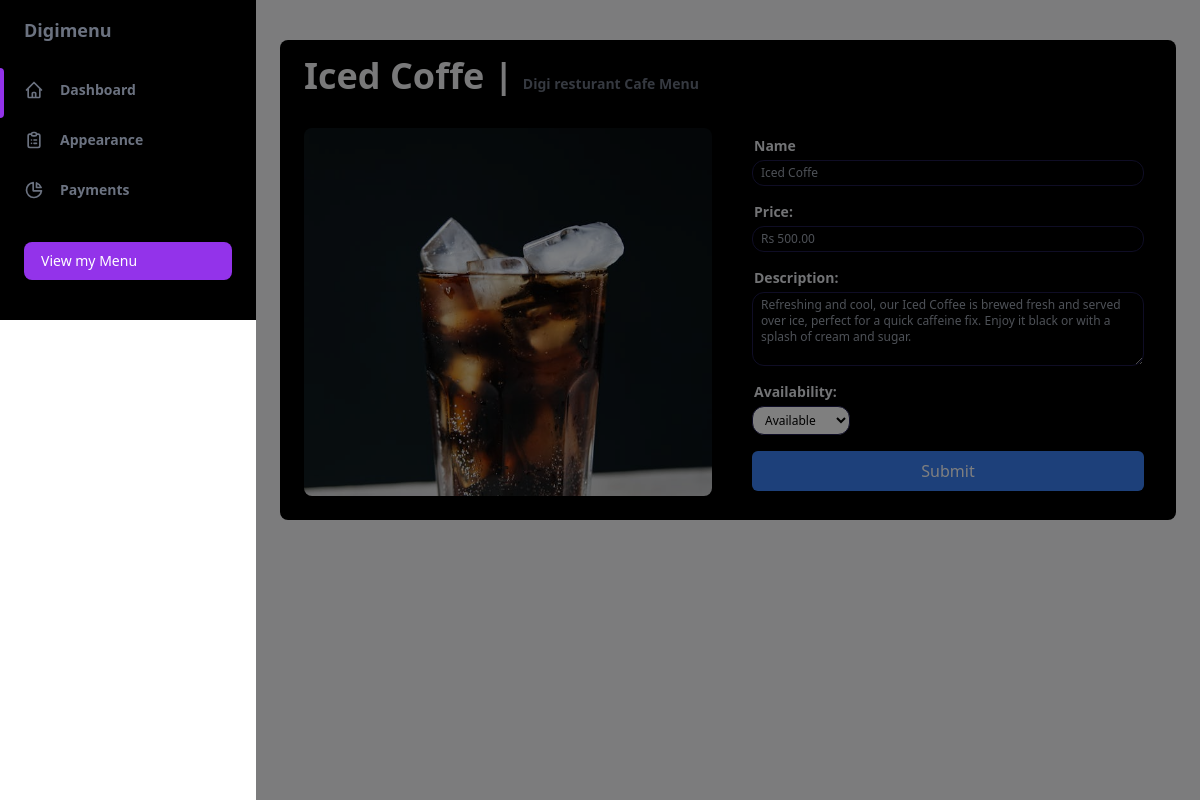
Screenshot of /dashboard/product/1/ with the database file from the repository.
### main/models.py (models this page shows, shortened)
class Product(models.Model):
	name = models.CharField(max_length=100)
	price = models.DecimalField(default=0, decimal_places=2, max_digits=6)
	menu = models.ForeignKey(Menu, on_delete=models.CASCADE, default=1)
	description = models.CharField(max_length=250, default='0', blank=True, null=True)
	image = models.ImageField(upload_to='uploads/product/',blank=True, null=True )
	is_sale = models.BooleanField(default=False)
	sale_price = models.DecimalField(default=0, decimal_places=2, max_digits=6)

class Menu(models.Model):
	user = models.ForeignKey(User, on_delete=models.CASCADE)
	name = models.CharField(max_length=50)
	def __str__(self):
		profile = Profile.objects.get(user=self.user)  # Get the Profile associated with the User
		restaurant_name = profile.resturant_name.capitalize()  # Capitalize the restaurant name
		menu_name = self.name.capitalize()  # Capitalize the menu name
		return f"{restaurant_name} {menu_name}"

class Profile(models.Model):
	user = models.OneToOneField(User, on_delete=models.CASCADE)
	phone = models.CharField(max_length=20, blank=True)
	address1 = models.CharField(max_length=200, blank=True)
	resturant_name = models.CharField(max_length=200, blank=True)
	resturant_slogan = models.CharField(max_length=200, blank=True)
	image = models.ImageField(upload_to='uploads/product/',blank=True, null=True )
	description = models.CharField(max_length=400, default='0', blank=True, null=True)
	city = models.CharField(max_length=200, blank=True)
	zipcode = models.CharField(max_length=200, blank=True)
	country = models.CharField(max_length=200, blank=True)

### dashboard/views.py (the view, shortened to what this page needs)
# urls.py: path('product/<int:product_id>/', views.product_info, name='product_info'),
def product_info(request, product_id=None):
    if product_id is not None:
        product = get_object_or_404(Product, id=product_id)
        context = {
            'name': product.name,
            'description': product.description,
            'menu': product.menu,
            'price': product.price,
            'image': product.image
        }
        return render(request, 'product_info.html', context)
    return HttpResponse("Product ID not provided.")

### dashboard/templates/product_info.html (shortened to what this page needs)
{% load static %}
<!DOCTYPE html>
<html :class="{ 'theme-dark': dark }" x-data="data()" lang="en">
  <head>
    <script src="https://cdn.tailwindcss.com"></script>
  </head>
  <body>
    <div
      class="flex h-screen bg-gray-50 dark:bg-zinc-950"
      :class="{ 'overflow-hidden': isSideMenuOpen }"
    >
      <aside
        class="z-20 hidden w-64 overflow-y-auto bg-white dark:bg-black md:block flex-shrink-0"
      >
        <div class="py-4 text-gray-500 dark:text-gray-400 bg-black">
          <a
            class="ml-6 text-lg font-bold text-blabg-black dark:text-gray-200"
            href="#"
          >
            Digimenu
          </a>
          <ul class="mt-6">
            <li class="relative px-6 py-3">
              <span
                class="absolute inset-y-0 left-0 w-1 bg-purple-600 rounded-tr-lg rounded-br-lg"
                aria-hidden="true"
              ></span>
              <a
                class="inline-flex items-center w-full text-sm font-semibold text-blabg-black transition-colors duration-150 hover:text-blabg-black dark:hover:text-gray-200 dark:text-gray-100"
                href="{% url 'dashboard' %}"
              >
                <svg
                  class="w-5 h-5"
                  aria-hidden="true"
                  fill="none"
                  stroke-linecap="round"
                  stroke-linejoin="round"
                  stroke-width="2"
                  viewBox="0 0 24 24"
                  stroke="currentColor"
                >
                  <path
                    d="M3 12l2-2m0 0l7-7 7 7M5 10v10a1 1 0 001 1h3m10-11l2 2m-2-2v10a1 1 0 01-1 1h-3m-6 0a1 1 0 001-1v-4a1 1 0 011-1h2a1 1 0 011 1v4a1 1 0 001 1m-6 0h6"
                  ></path>
                </svg>
                <span class="ml-4">Dashboard</span>
              </a>
            </li>
          </ul>
          <ul>
            <li class="relative px-6 py-3">
              <a
                class="inline-flex items-center w-full text-sm font-semibold transition-colors duration-150 hover:text-blabg-black dark:hover:text-gray-200"
                href="forms.html"
              >
                <span class="ml-4">Appearance</span>
              </a>
            </li>
            <li class="relative px-6 py-3">
              <a
                class="inline-flex items-center w-full text-sm font-semibold transition-colors duration-150 hover:text-blabg-black dark:hover:text-gray-200"
                href="charts.html"
              >
                <svg
                  class="w-5 h-5"
                  aria-hidden="true"
                  fill="none"
                  stroke-linecap="round"
                  stroke-linejoin="round"
                  stroke-width="2"
                  viewBox="0 0 24 24"
                  stroke="currentColor"
                >
                  <path
                    d="M11 3.055A9.001 9.001 0 1020.945 13H11V3.055z"
                  ></path>
                  <path d="M20.488 9H15V3.512A9.025 9.025 0 0120.488 9z"></path>
                </svg>
                <span class="ml-4">Payments</span>
              </a>
            </li>
          </ul>
          <div class="px-6 my-6">
            <button
              class="flex items-center justify-between w-full px-4 py-2 text-sm font-medium leading-5 text-white transition-colors duration-150 bg-purple-600 border border-transparent rounded-lg active:bg-purple-600 hover:bg-purple-700 focus:outline-none focus:shadow-outline-purple"
            >
              View my Menu
            </button>
          </div>
        </div>
      </aside>
      <div
        x-show="isSideMenuOpen"
        x-transition:enter="transition ease-in-out duration-150"
        x-transition:enter-start="opacity-0"
        x-transition:enter-end="opacity-100"
        x-transition:leave="transition ease-in-out duration-150"
        x-transition:leave-start="opacity-100"
        x-transition:leave-end="opacity-0"
        class="fixed inset-0 z-10 flex items-end bg-black bg-opacity-50 sm:items-center sm:justify-center"
      ></div>
      <div class="flex flex-col flex-1 w-full">
        <main class="h-full overflow-y-auto items-center">
          <div class="p-4 mx-auto grid items-center mt-4 mr-4">
            <div class="w-full overflow-hidden rounded-lg bg-black p-4 m-2 shadow-xs">
              <div class="w-full overflow-x-auto">
                <h3 class="text-gray-100 font-bold text-4xl px-2">{{ name }} | <span class="text-gray-500 text-sm "> {{ menu }} Menu </span></h3>
              </div>
              <div class="pt-6 grid grid-cols-1 md:grid-cols-2 gap-4">
                <div class="w-ful h-96 p-2 overflow-hidden ">
                  <img src="{{ image.url}}" class="w-full h-full object-cover rounded-lg">
                </div>
                <div class=" px-4">
                  <form class="space-y-4" method="post">
                    <div class="flex flex-col">
                      <label for="name" class="text-gray-200 text-sm ml-0.5 font-bold">Name</label>
                      <input type="text" id="name" name="name" class="mt-1 p-2 border px-2 py-1 border-indigo-950 rounded-xl bg-black text-white text-xs" placeholder="{{ name }}">
                    </div>
                    <div class="flex flex-col">
                      <label for="price" class="text-gray-200 text-sm ml-0.5 font-bold">Price:</label>
                      <input type="number" step="0.01" id="price" name="price" class="mt-1 px-2 py-1 border border-indigo-950 rounded-xl bg-black text-white text-xs" placeholder="Rs {{ price }}">
                    </div>
                    <div class="flex flex-col">
                      <label for="description" class="text-gray-200 text-sm ml-0.5 font-bold">Description:</label>
                      <textarea id="description" name="description" rows="4" class="mt-1 px-2 py-1 border border-indigo-950 rounded-xl bg-black text-white text-xs" placeholder="{{ description }}"></textarea>
                    </div>
                    <div class="flex flex-col">
                      <label for="availability" class="text-gray-200 text-sm ml-0.5 font-bold">Availability:</label>
                      <select id="availability" name="availability" class="mt-1 px-2 py-1 border border-indigo-950 rounded-xl w-1/4 bg-white text-xs">
                        <option value="available">Available</option>
                      </select>
                    </div>
                    <button type="submit" class="w-full py-2 px-4 bg-blue-500 text-white rounded-md hover:bg-blue-600">Submit</button>
                  </form>
                </div>
              </div>
            </div>
          </div>
        </main>
      </div>
    </div>
  </body>
</html>

### rows the page displays
Product: name "Iced Coffe", price "Rs 500.00", description "Refreshing and cool, our Iced Coffee is brewed fresh and served over ice, perfect for a quick caffeine fix. Enjoy it black or with a splash of cream and sugar."
Menu: user+name "Digi resturant Cafe"
